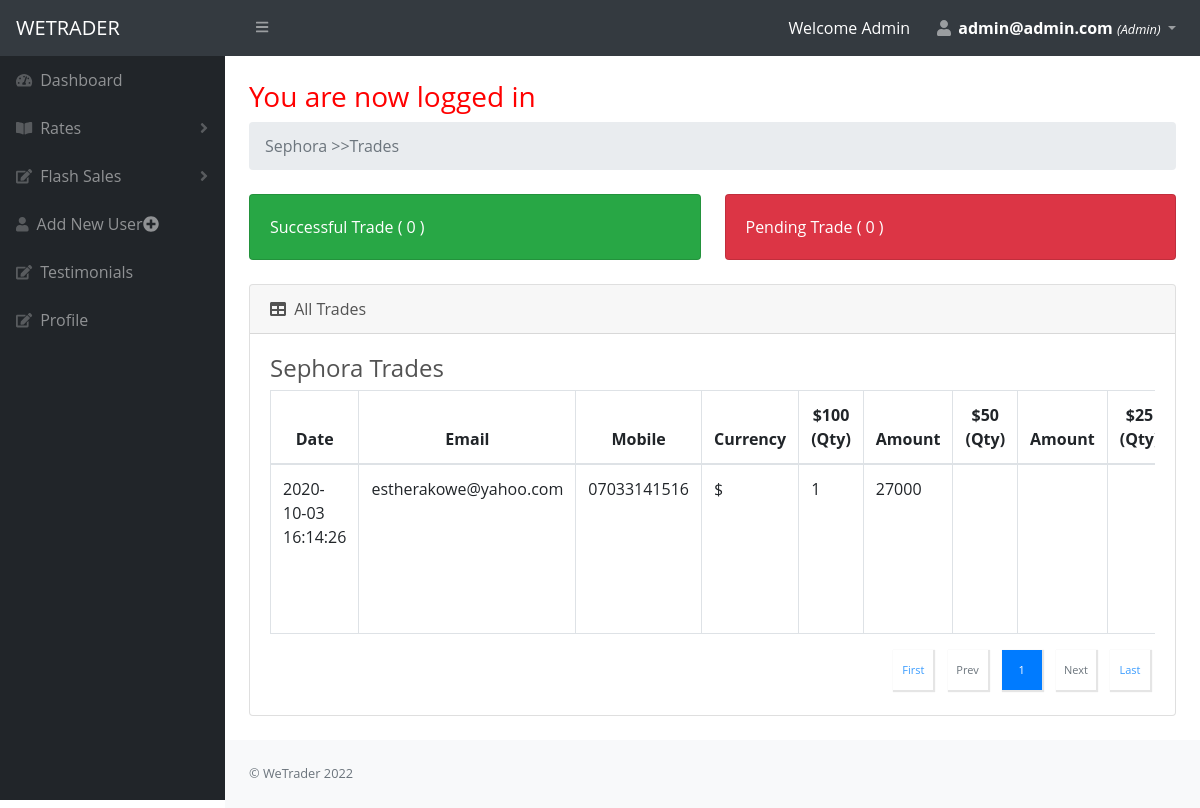
The app's page /admin/sephora-trades.php (signed in) with its own data.
### tables this page shows
CREATE TABLE `sephora_card` (
  `id` int(11) NOT NULL,
  `date` datetime NOT NULL DEFAULT CURRENT_TIMESTAMP,
  `phone` varchar(100) NOT NULL,
  `email` varchar(100) NOT NULL,
  `amount_100` varchar(100) NOT NULL,
  `quantity_100` varchar(100) NOT NULL,
  `price_100` varchar(100) NOT NULL,
  `amount_50` varchar(100) NOT NULL,
  `quantity_50` varchar(100) NOT NULL,
  `price_50` varchar(100) NOT NULL,
  `amount_25` varchar(100) NOT NULL,
  `quantity_25` varchar(100) NOT NULL,
  `price_25` varchar(100) NOT NULL,
  `status` varchar(100) NOT NULL,
  `bank` varchar(100) NOT NULL,
  `account_name` varchar(100) NOT NULL,
  `account_number` varchar(100) NOT NULL,
  `currency` varchar(100) NOT NULL,
  `image` longtext NOT NULL,
  `t_ref` varchar(100) NOT NULL
);

### admin/sephora-trades.php (the view, shortened to what this page needs)
<?php
include('head.php');
include ('navbar.php');
?>
<?php
include ('sidebar.php');
?>
    <div id="layoutSidenav_content">
    <main>
        <div class="container-fluid">
            <h1 class="mt-4" style="color:red;"> <?php if (isset($_SESSION['success'])) : ?>
                    <div class="error success" >
                        <h3>
                            <?php
                            echo $_SESSION['success'];
                            ?>
                        </h3>
                    </div>
                <?php endif ?> </h1>
            <ol class="breadcrumb mb-4">
                <li class="breadcrumb-item active">Sephora >>Trades</li>
            </ol>
            <div class="row">
                <div class="col-xl-6 col-md-6">
                    <div class="card bg-success text-white mb-4">
                        <div class="card-body">Successful Trade  (
                            <?php
                            global $db;
                            $query = "SELECT COUNT(status) FROM sephora_card WHERE status = 'Completed'";
                            $result = $db->query($query);
                            while($row = $result->fetch_assoc()){
                                echo  $row['COUNT(status)'];
                            }
                            ?>
                            )</div>
                    </div>
                </div>
                <div class="col-xl-6 col-md-6">
                    <div class="card bg-danger text-white mb-4">
                        <div class="card-body">Pending Trade (
                            <?php
                            global $db;
                            $query = "SELECT COUNT(status) FROM sephora_card WHERE status = 'Pending'";
                            $result = $db->query($query);
                            while($row = $result->fetch_assoc()){
                                echo  $row['COUNT(status)'];
                            }
                            ?>
                            )
                        </div>
                    </div>
                </div>
            </div>
            <div class="card mb-4">
                <div class="card-header">
                    <i class="fas fa-table mr-1"></i>
                    All Trades
                </div>
                <div class="card-body">
                    <h4>Sephora Trades</h4>
                    <div class="table-responsive" >
                        <table class="table table-bordered"  id="" width="100%" cellspacing="0">
                            <thead>
                            <tr class="text-c">
                                <th>Date</th>
                                <th>Email</th>
                                <th>Mobile</th>
                                <th>Currency</th>
                                <th>$100 (Qty)</th>
                                <th>Amount</th>
                                <th>$50 (Qty)</th>
                                <th>Amount</th>
                                <th>$25 (Qty)</th>
                            </tr>
                            </thead>
                            <tbody>
                            <?php
                            if (isset($_GET['pageno'])) {
                                $pageno = $_GET['pageno'];
                            } else {
                                $pageno = 1;
                            }
                            $no_of_records_per_page = 5;
                            $offset = ($pageno-1) * $no_of_records_per_page;
                            global $db;
                            $total_pages_sql = "SELECT COUNT(*) FROM sephora_card ORDER BY date DESC ";
                            $result = mysqli_query($db,$total_pages_sql);
                            $total_rows = mysqli_fetch_array($result)[0];
                            $total_pages = ceil($total_rows / $no_of_records_per_page);
                            $sql = "SELECT * FROM sephora_card ORDER BY date DESC  LIMIT $offset, $no_of_records_per_page";
                            $res_data = mysqli_query($db,$sql);
                            if ($result->num_rows > 0) {
                                while($row = mysqli_fetch_array($res_data)){
                                    echo "<tbody>
                                   <tr>
                                    <td>$row[date]</td>
                                    <td>$row[email]</td>
                                    <td>$row[phone]</td>
                                     <td>$row[currency]</td>
                                    <td>$row[quantity_100]</td>
                                    <td>$row[price_100]</td>
                                    <td>$row[quantity_50]</td>
                                    <td>$row[price_50]</td>
                                    <td>$row[quantity_25]</td>
                                    <td>$row[price_25]</td>
                                    <td>$row[bank]</td>
                                    <td>$row[account_name]</td>
                                    <td>$row[account_number]</td>
                                     <td>$row[t_ref]</td>
                                    <td class='text-c'><img src=$row[image] width='220' height='120'><br>
                                    <a href='$row[image] ' download class='text-success'>Download</a>
                               </td>
                                <td class='text-danger'>$row[status]</td>
                                <td>
                                  <form action='' method='post'>
                                   <input type='hidden' value='$row[id]' name='id'/>
                                     <input type='hidden' value='Completed' name='approve'>
                                 <input type='submit' name='update_btn'  value='Approve' class=' btn btn-success' role='button'></form>
                                        <br>
                                      <form action='' method='post'>
                                   <input type='hidden' value='$row[id]' name='id'/>
                                     <input type='hidden' value='Cancel' name='cancel'>
                                 <input type='submit' name='cancel_btn'  value='Cancel' class=' btn btn-danger' role='button'></form>
                                 </td>
                                </tr>";
                                }
                                echo "</tbody></table>";
                            }
                            ?>
                            <nav aria-label="Page navigation example">
                                <ul class="pagination">
                                    <li class="page-item"><a class="page-link" href="?pageno=1">First</a></li>
                                    <li class="<?php if($pageno <= 1){ echo 'disabled'; } ?> page-item">
                                        <a class="page-link" href="<?php if($pageno <= 1){ echo '#'; } else { echo "?pageno=".($pageno - 1); } ?>">Prev</a>
                                    </li>
                                    <?php
                                    if ($total_pages <= 10){
                                        for ($counter = 1; $counter <= $total_pages; $counter++){
                                            if ($counter == $pageno) {
                                                echo "<li class='page-item active'><a class='page-link'>$counter</a></li>";
                                            }else{
                                                echo "<li class='page-item'><a class='page-link' href='?pageno=$counter'>$counter</a></li>";
                                            }
                                        }
                                    }
                                    ?>
                                    <li class="page-item <?php if($pageno >= $total_pages){ echo 'disabled'; } ?> ">
                                        <a class="page-link" href="<?php if($pageno >= $total_pages){ echo '#'; } else { echo "?pageno=".($pageno + 1); } ?>">Next</a>
                                    </li>
                                    <li class="page-item"><a class="page-link" href="?pageno=<?php echo $total_pages; ?>">Last</a></li>
                                </ul>
                            </nav>
                    </div>
                </div>
            </div>
    </main>
<?php
include('foot.php');
?>

### records on screen
sephora_card: date "2020-10-03 16:14:26", email "estherakowe@yahoo.com", phone "07033141516", currency "$", quantity_100 "1", price_100 "27000"

### other values on screen
$_SESSION['user']['email'] "admin@admin.com"
$_SESSION['user']['user_type'] "Admin"
$_SESSION['success'] "You are now logged in"
$row['COUNT(status)'] "0"
